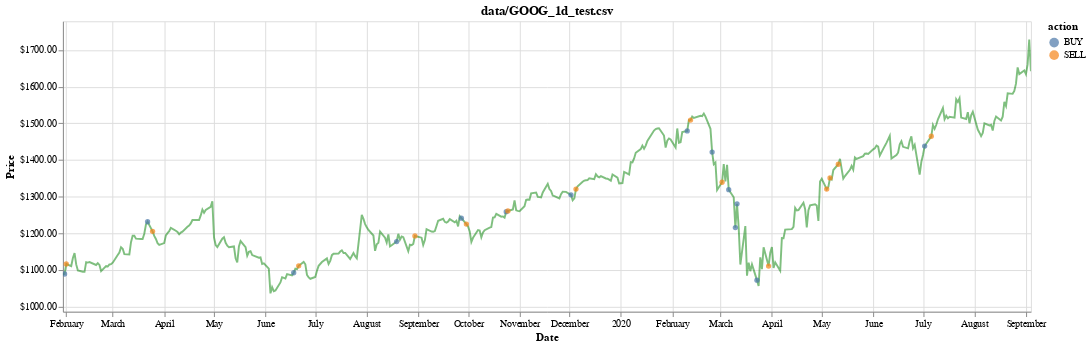

Notebook code cell kept with this figure:
### Code cell
chart = visualize(df, history, title=test_stock)
chart

### Figure 1 — Vega-Lite specification as saved in the notebook (floating-point values rounded to 4 significant figures; data arrays with more than 128 entries replaced by an {"elided": "..."} marker saying what was removed)
{"config": {"view": {"continuousWidth": 400, "continuousHeight": 300}}, "layer": [{"mark": {"type": "line", "color": "green", "opacity": 0.5}, "encoding": {"x": {"type": "temporal", "field": "date"}, "y": {"type": "quantitative", "axis": {"format": "$.2f", "title": "Price"}, "field": "position", "scale": {"clamp": true, "domain": [986.2, 1778.0]}}}, "selection": {"selector001": {"type": "interval", "bind": "scales", "encodings": ["x"]}}}, {"mark": {"type": "point", "filled": true}, "encoding": {"color": {"type": "nominal", "field": "action"}, "x": {"type": "temporal", "axis": {"title": "Date"}, "field": "date"}, "y": {"type": "quantitative", "axis": {"format": "$.2f", "title": "Price"}, "field": "position", "scale": {"clamp": true, "domain": [986.2, 1778.0]}}}, "selection": {"selector002": {"type": "interval", "bind": "scales", "encodings": ["x"]}}, "transform": [{"filter": "(datum.action !== 'HOLD')"}]}], "data": {"name": "data-3d6769919069f591aebdd9d347863ab8"}, "height": 300, "title": "data/GOOG_1d_test.csv", "width": 1000, "$schema": "https://vega.github.io/schema/vega-lite/v4.0.0.json", "datasets": {"data-3d6769919069f591aebdd9d347863ab8": {"elided": "405 records"}}}
